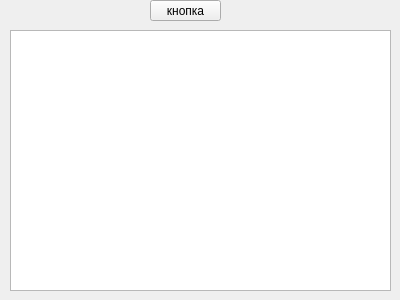
<?xml version="1.0" encoding="UTF-8"?>
<ui version="4.0">
 <class>Form</class>
 <widget class="QWidget" name="Form">
  <property name="geometry">
   <rect>
    <x>0</x>
    <y>0</y>
    <width>400</width>
    <height>300</height>
   </rect>
  </property>
  <property name="windowTitle">
   <string>Form</string>
  </property>
  <widget class="QPushButton" name="pushButton">
   <property name="geometry">
    <rect>
     <x>150</x>
     <y>0</y>
     <width>71</width>
     <height>21</height>
    </rect>
   </property>
   <property name="text">
    <string>кнопка</string>
   </property>
  </widget>
  <widget class="QTableView" name="tableView">
   <property name="geometry">
    <rect>
     <x>10</x>
     <y>30</y>
     <width>381</width>
     <height>261</height>
    </rect>
   </property>
  </widget>
 </widget>
 <resources/>
 <connections/>
</ui>
